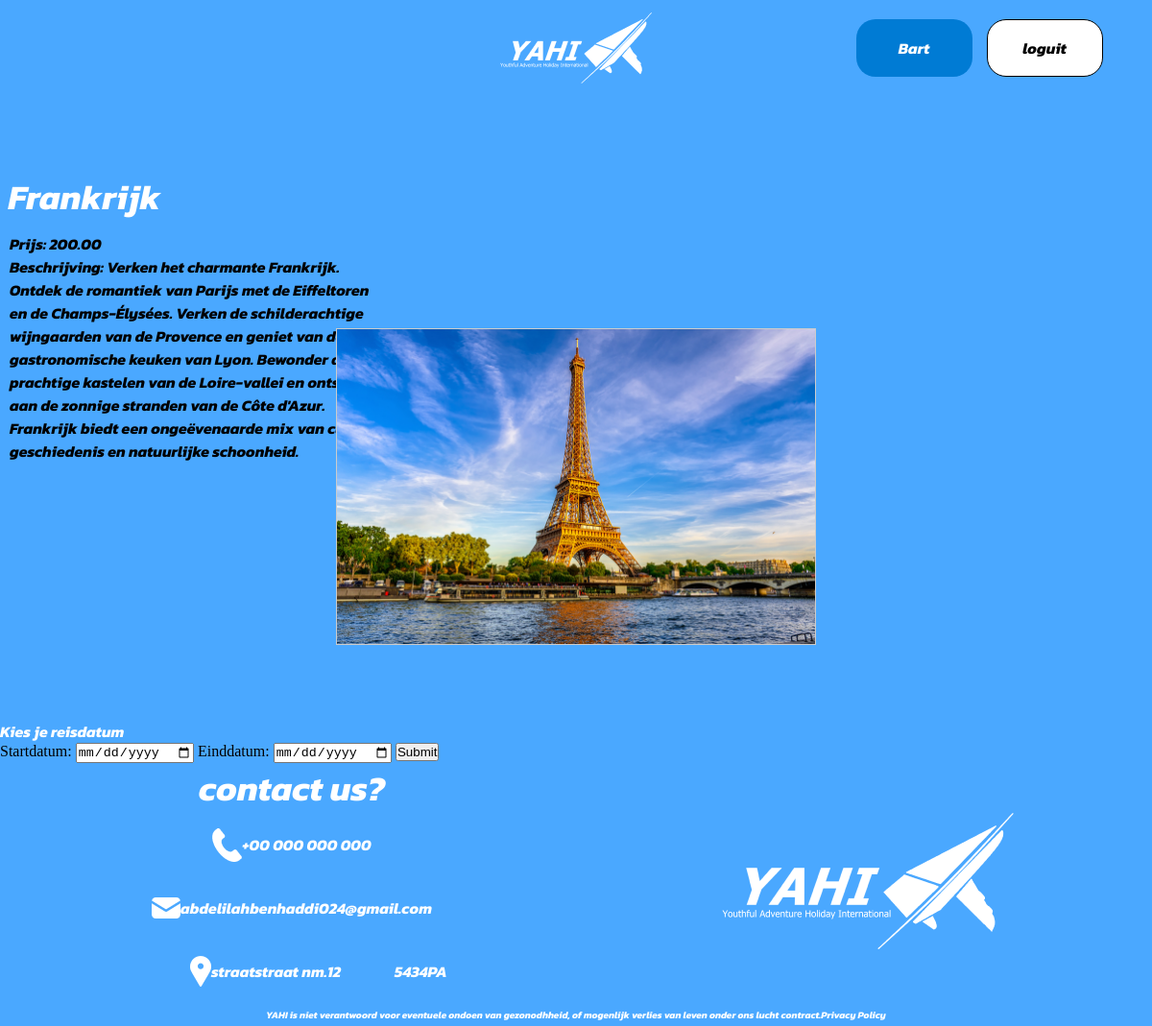
Screenshot of /docker/html/pages/landen/Frankrijk.php (signed in) with the database file from the repository.
### tables this page shows
CREATE TABLE `reizen` (
  `id` int(11) NOT NULL,
  `naam` varchar(100) NOT NULL,
  `beschrijving` text NOT NULL,
  `prijs` decimal(10,2) NOT NULL,
  `bestemmingen_id` int(11) NOT NULL,
  `file` varchar(50) NOT NULL
);

### docker/html/pages/landen/Frankrijk.php (the view, shortened to what this page needs)
<!DOCTYPE html>
<html lang="en">
<head>
    <link rel="stylesheet" href="../../css/maincss.css">
</head>
<body>
    <?php
        include '../../includes/header.php';
        include "../conn.php";
        $specific_naam = 'Frankrijk';
        $stmt = $connection->prepare("SELECT id, naam, prijs, beschrijving, file FROM reizen WHERE naam = :naam");
        $stmt->bindParam(':naam', $specific_naam);
        $stmt->execute();
        echo '<div class="singleReis">';
        echo '<section class="productenRow">';
        while ($row = $stmt->fetch(PDO::FETCH_ASSOC)) {
            echo '<div class="singleReis">';
            echo '<div class="singleTitle">';
            echo '<h6>' . htmlspecialchars($row['naam']) . '</h6>';
            echo '</div>';
            echo '<div class="singleText">';
            echo '<h4>Prijs: ' . htmlspecialchars($row['prijs']) . '</h4>';
            echo '<h4>Beschrijving: ' . htmlspecialchars($row['beschrijving']) . '</h4>';
            echo '</div>';
            echo '<div class="singleConImgFlorida">';
            echo '<div class="singleImgFlorida">';
            echo '<img src="../uploads/' . htmlspecialchars($row['file']) . '" alt="' . htmlspecialchars($row['naam']) . '">';
            echo '</div>';
            echo '</div>';
            echo '</div>';
        }
        echo '</section>';
        echo '</div>';
    ?>
    <h1>Kies je reisdatum</h1>
    <form method="POST" action="../submit_booking.php">
        <label for="startdatum">Startdatum:</label>
        <input type="date" id="startdatum" name="startdatum" required>
        <label for="einddatum">Einddatum:</label>
        <input type="date" id="einddatum" name="einddatum" required>
        <button type="submit">Submit</button>
    </form>
</body>
</html>
<?php
    include '../../includes/footer.php';
?>

### docker/html/css/maincss.css (style rules this page uses)
* { margin: 0; padding: 0; box-sizing: border-box; }
body { background-color: #4AA8FF; }
h1 { font-family: "Kanit", sans-serif; font-size: 16px; font-weight: 700; font-style: italic; color: white; }
h4 { font-family: "Kanit", sans-serif; font-style: italic; font-size: 16px; }
h6 { font-family: "Kanit", sans-serif; font-size: 36px; font-style: italic; display: flex; justify-content: center; align-items: center; color: #ffffff; }
.productenRow { width: 100%; height: 100%; display: flex; flex-wrap: wrap; justify-content: space-between; font-family: 'Lato', sans-serif; }
.singleReis { height: 650px; width: 100%; display: flex; flex-direction: column; justify-content: center; }
.singleTitle { height: 64px; width: 176px; }
.singleText { height: 100px; width: 390px; margin-left: 10px; }
.singleConImgFlorida { width: 100%; max-width: 500px; height: auto; margin: 0 auto; border: 1px solid #ccc; overflow: hidden; }
.singleImgFlorida { width: 100%; height: auto; }
.singleImgFlorida img { width: 100%; height: auto; display: block; object-fit: cover; }

### rows the page displays
reizen: naam "Frankrijk", prijs "200.00", beschrijving "Verken het charmante Frankrijk. Ontdek de romantiek van Parijs met de Eiffeltoren en de Champs-Élysées. Verken de schilderachtige wijngaarden van de Provence en geniet van de gastronomische keuken van Lyon. Bewonder de prachtige kastelen van de Loire-vallei en ontspan aan de zonnige stranden van de Côte d'Azur. Frankrijk biedt een ongeëvenaarde mix van cultuur, geschiedenis en natuurlijke schoonheid.", file (picture)

### other values shown
$_SESSION['user'] "Bart"
